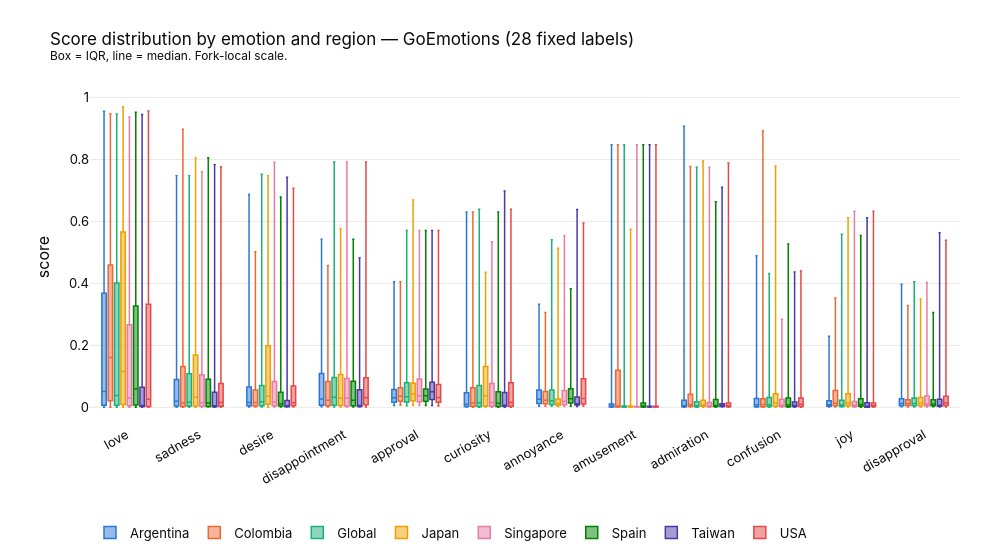

The notebook cell this image was saved under:
### Markdown cell above
### 6. Score spread within each region

Means hide bimodality — a region can average mid on an emotion because every
song is mid, or because half its songs are extreme. Box plots separate those.

### Code cell
melted = (
    df[["region"] + charted_cols]
      .melt(id_vars="region", var_name="emotion", value_name="score")
)
melted["emotion"] = melted["emotion"].str.replace("emotion_", "", regex=False)

fig = px.box(
    melted, x="emotion", y="score", color="region",
    color_discrete_map=REGION_COLOR,
    category_orders={"emotion": charted_names, "region": regions},
    points=False,
)
fig.update_traces(line_width=1.5, marker_size=4)
fig.update_layout(
    title=f"Score distribution by emotion and region — {LABEL}<br>"
          f"<sup>Box = IQR, line = median. Fork-local scale.</sup>",
    xaxis_title=None, yaxis_title="score",
    boxmode="group", height=560, width=max(1000, 78 * len(charted_names)),
    legend=dict(orientation="h", y=-0.28, title=None),
    **LAYOUT,
)
fig.update_yaxes(gridcolor="#eceae5", zeroline=False)
fig.update_xaxes(showgrid=False, tickangle=-30)
fig.show()

### Figure 1 — Plotly figure (JSON) as saved in the notebook; plotly's stock layout.template omitted (floating-point values rounded to 4 significant figures; data arrays with more than 128 entries replaced by an {"elided": "..."} marker saying what was removed)
{"data": [{"alignmentgroup": "True", "boxpoints": false, "hovertemplate": "region=Argentina<br>emotion=%{x}<br>score=%{y}<extra></extra>", "legendgroup": "Argentina", "line": {"width": 1.5}, "marker": {"color": "#2a78d6", "size": 4}, "name": "Argentina", "notched": false, "offsetgroup": "Argentina", "orientation": "v", "showlegend": true, "type": "box", "x": {"elided": "2136 str values"}, "x0": " ", "xaxis": "x", "y": {"elided": "2136 float values"}, "y0": " ", "yaxis": "y"}, {"alignmentgroup": "True", "boxpoints": false, "hovertemplate": "region=Colombia<br>emotion=%{x}<br>score=%{y}<extra></extra>", "legendgroup": "Colombia", "line": {"width": 1.5}, "marker": {"color": "#eb6834", "size": 4}, "name": "Colombia", "notched": false, "offsetgroup": "Colombia", "orientation": "v", "showlegend": true, "type": "box", "x": {"elided": "2256 str values"}, "x0": " ", "xaxis": "x", "y": {"elided": "2256 float values"}, "y0": " ", "yaxis": "y"}, {"alignmentgroup": "True", "boxpoints": false, "hovertemplate": "region=Global<br>emotion=%{x}<br>score=%{y}<extra></extra>", "legendgroup": "Global", "line": {"width": 1.5}, "marker": {"color": "#1baf7a", "size": 4}, "name": "Global", "notched": false, "offsetgroup": "Global", "orientation": "v", "showlegend": true, "type": "box", "x": {"elided": "2352 str values"}, "x0": " ", "xaxis": "x", "y": {"elided": "2352 float values"}, "y0": " ", "yaxis": "y"}, {"alignmentgroup": "True", "boxpoints": false, "hovertemplate": "region=Japan<br>emotion=%{x}<br>score=%{y}<extra></extra>", "legendgroup": "Japan", "line": {"width": 1.5}, "marker": {"color": "#eda100", "size": 4}, "name": "Japan", "notched": false, "offsetgroup": "Japan", "orientation": "v", "showlegend": true, "type": "box", "x": {"elided": "2256 str values"}, "x0": " ", "xaxis": "x", "y": {"elided": "2256 float values"}, "y0": " ", "yaxis": "y"}, {"alignmentgroup": "True", "boxpoints": false, "hovertemplate": "region=Singapore<br>emotion=%{x}<br>score=%{y}<extra></extra>", "legendgroup": "Singapore", "line": {"width": 1.5}, "marker": {"color": "#e87ba4", "size": 4}, "name": "Singapore", "notched": false, "offsetgroup": "Singapore", "orientation": "v", "showlegend": true, "type": "box", "x": {"elided": "2196 str values"}, "x0": " ", "xaxis": "x", "y": {"elided": "2196 float values"}, "y0": " ", "yaxis": "y"}, {"alignmentgroup": "True", "boxpoints": false, "hovertemplate": "region=Spain<br>emotion=%{x}<br>score=%{y}<extra></extra>", "legendgroup": "Spain", "line": {"width": 1.5}, "marker": {"color": "#008300", "size": 4}, "name": "Spain", "notched": false, "offsetgroup": "Spain", "orientation": "v", "showlegend": true, "type": "box", "x": {"elided": "2316 str values"}, "x0": " ", "xaxis": "x", "y": {"elided": "2316 float values"}, "y0": " ", "yaxis": "y"}, {"alignmentgroup": "True", "boxpoints": false, "hovertemplate": "region=Taiwan<br>emotion=%{x}<br>score=%{y}<extra></extra>", "legendgroup": "Taiwan", "line": {"width": 1.5}, "marker": {"color": "#4a3aa7", "size": 4}, "name": "Taiwan", "notched": false, "offsetgroup": "Taiwan", "orientation": "v", "showlegend": true, "type": "box", "x": {"elided": "1788 str values"}, "x0": " ", "xaxis": "x", "y": {"elided": "1788 float values"}, "y0": " ", "yaxis": "y"}, {"alignmentgroup": "True", "boxpoints": false, "hovertemplate": "region=USA<br>emotion=%{x}<br>score=%{y}<extra></extra>", "legendgroup": "USA", "line": {"width": 1.5}, "marker": {"color": "#e34948", "size": 4}, "name": "USA", "notched": false, "offsetgroup": "USA", "orientation": "v", "showlegend": true, "type": "box", "x": {"elided": "2352 str values"}, "x0": " ", "xaxis": "x", "y": {"elided": "2352 float values"}, "y0": " ", "yaxis": "y"}], "layout": {"boxmode": "group", "font": {"color": "#0b0b0b", "family": "Inter, -apple-system, Helvetica, sans-serif", "size": 13}, "height": 560, "legend": {"orientation": "h", "title": {}, "tracegroupgap": 0, "y": -0.28}, "margin": {"b": 70, "l": 90, "r": 40, "t": 90}, "title": {"font": {"size": 17}, "text": "Score distribution by emotion and region — GoEmotions (28 fixed labels)<br><sup>Box = IQR, line = median. Fork-local scale.</sup>"}, "width": 1000, "xaxis": {"anchor": "y", "categoryarray": ["love", "sadness", "desire", "disappointment", "approval", "curiosity", "annoyance", "amusement", "admiration", "confusion", "joy", "disapproval"], "categoryorder": "array", "domain": [0.0, 1.0], "showgrid": false, "tickangle": -30, "title": {}}, "yaxis": {"anchor": "x", "domain": [0.0, 1.0], "gridcolor": "#eceae5", "title": {"text": "score"}, "zeroline": false}}}
